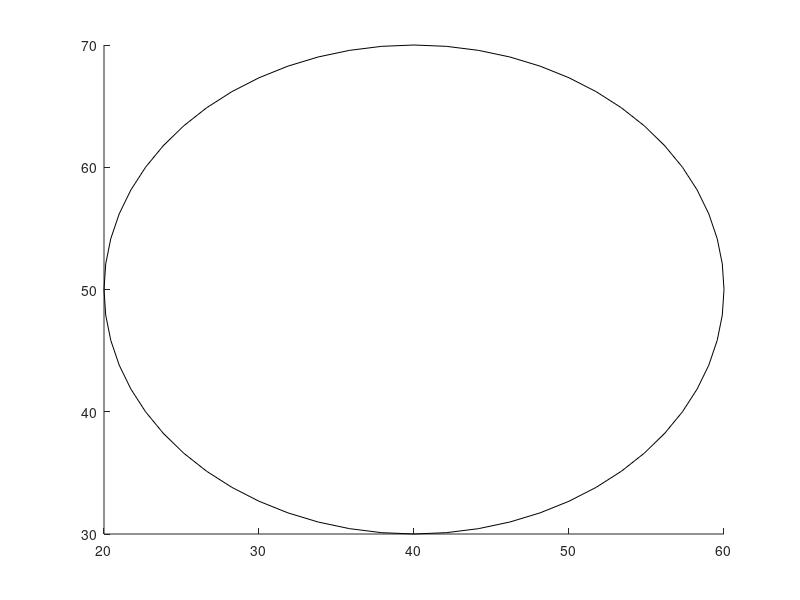

Source code (MATLAB): (Note: this script raises an error after producing the figure.)
%% dynamic obstacle avoidance path plannning 
%second trying

clc
clear all
close all

%% paramenter initial

global dongp;
dongp=[80,0,10];
global h1;
global h2;
global h3;
format short
startXY=[0 0];
endXY=[100 100];
search_range=4;


obs_circlr_Center=[40 50];
obs_circle_Range=20;

%% still obs
r=rectangle('position',[obs_circlr_Center(1)-obs_circle_Range,obs_circlr_Center(2)-obs_circle_Range,...
    obs_circle_Range*2,obs_circle_Range*2]...
    ,'Curvature',[1 1]);
figure(1);
hold on 
r.FaceColor=[0 0 0];%% wrong hear Facecolo
axis([0 100 0 100]);
rout_now=startXY;
rout_length=0;
rout=[startXY];

%%  main
tic;
ii=1;
while ( sqrt((endXY(1)-rout_now(1))^2+(endXY(2)-rout_now(2))^2)>=2*search_range )
    Pt8=point8(rout_now,endXY,search_range);
    routLength=inf;
    for n=1:8
        if (~isOnTheObs(Pt8(n,:),obs_circlr_Center,obs_circle_Range))
            Pt18=point8(Pt8(n,:),endXY,search_range);
            for m=1:8
                length=sqrt( (Pt18(m,1)-endXY(1))^2+(Pt18(m,2)-endXY(2))^2);
                if length<routLength
                    routLength=length;
                    preRout=Pt8(n,:);
                end
            end
        end
    end
rout_now=preRout;
rout=[rout;rout_now];
rout_length=rout_length+search_range;
circle(rout_now(1),rout_now(2),3);
if ii>22
    
    dongp=dongtai(3,12,80,0,-0.1,0);
else
    dongp=dongtai(3,12,80,0,0,1);
end
ii=ii+1;
pause(0.1);
delete(h1);
delete(h2);
delete(h3);
end

%% result output
rout=[rout;endXY];
rout_length=rout_length+sqrt((endXY(1)-rout_now(1))^2+(endXY(2)-rout_now(2))^2);
routPlot(rout);